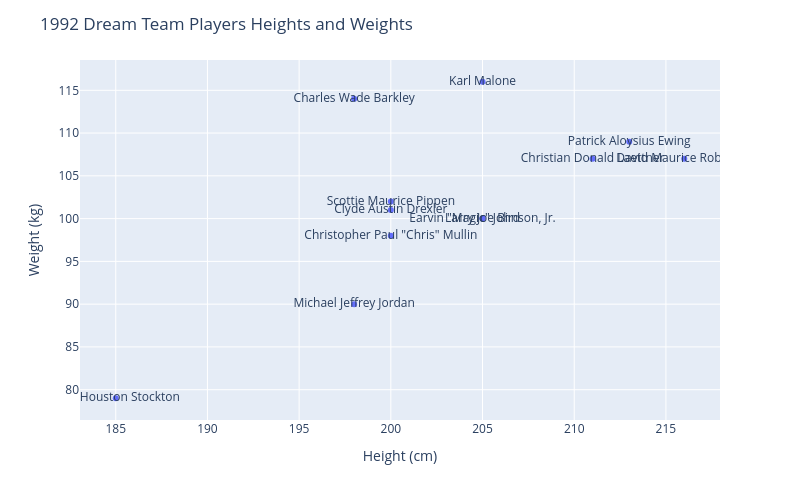

The notebook cell saved with this chart:
### Code cell
#Make the Plotly Plot

fig = px.scatter(dream_team, x = 'Height', y = 'Weight', text = 'Name', width = 800, height = 500)
fig.update_layout(title = '1992 Dream Team Players Heights and Weights',
                  xaxis_title = 'Height (cm)',
                  yaxis_title = 'Weight (kg)')
fig.show()

### Figure 1 — Plotly figure (JSON) as saved in the notebook; plotly's stock layout.template omitted (floating-point values rounded to 4 significant figures)
{"data": [{"hovertemplate": "Height=%{x}<br>Weight=%{y}<br>Name=%{text}<extra></extra>", "legendgroup": "", "marker": {"color": "#636efa", "symbol": "circle"}, "mode": "markers+text", "name": "", "orientation": "v", "showlegend": false, "text": ["Charles Wade Barkley", "Larry Joe Bird", "Clyde Austin Drexler", "Patrick Aloysius Ewing", "Earvin \"Magic\" Johnson, Jr.", "Michael Jeffrey Jordan", "Christian Donald Laettner", "Karl Malone", "Christopher Paul \"Chris\" Mullin", "Scottie Maurice Pippen", "David Maurice Robinson", "John Houston Stockton"], "type": "scatter", "x": [198.0, 205.0, 200.0, 213.0, 205.0, 198.0, 211.0, 205.0, 200.0, 200.0, 216.0, 185.0], "xaxis": "x", "y": [114.0, 100.0, 101.0, 109.0, 100.0, 90.0, 107.0, 116.0, 98.0, 102.0, 107.0, 79.0], "yaxis": "y"}], "layout": {"height": 500, "legend": {"tracegroupgap": 0}, "margin": {"t": 60}, "title": {"text": "1992 Dream Team Players Heights and Weights"}, "width": 800, "xaxis": {"anchor": "y", "domain": [0, 1], "title": {"text": "Height (cm)"}}, "yaxis": {"anchor": "x", "domain": [0, 1], "title": {"text": "Weight (kg)"}}}}
